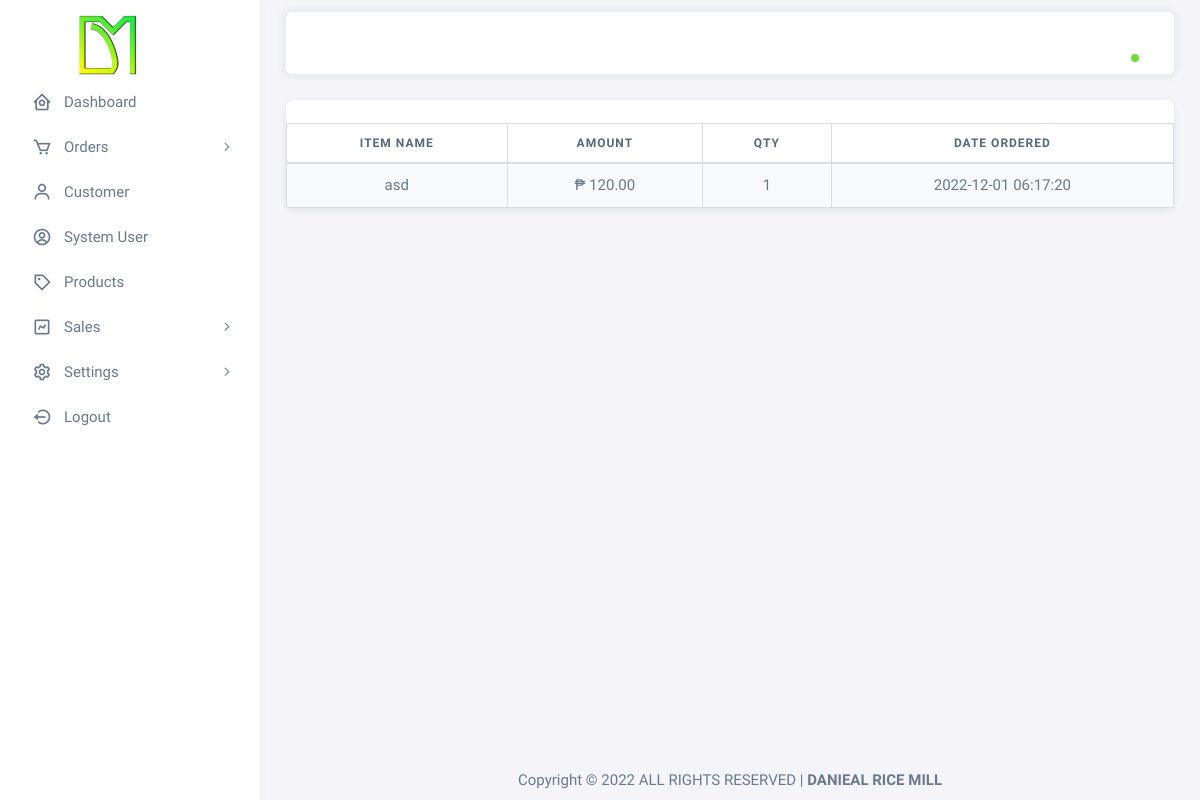
Before: /admin/sales.php (signed in) with the older database file.
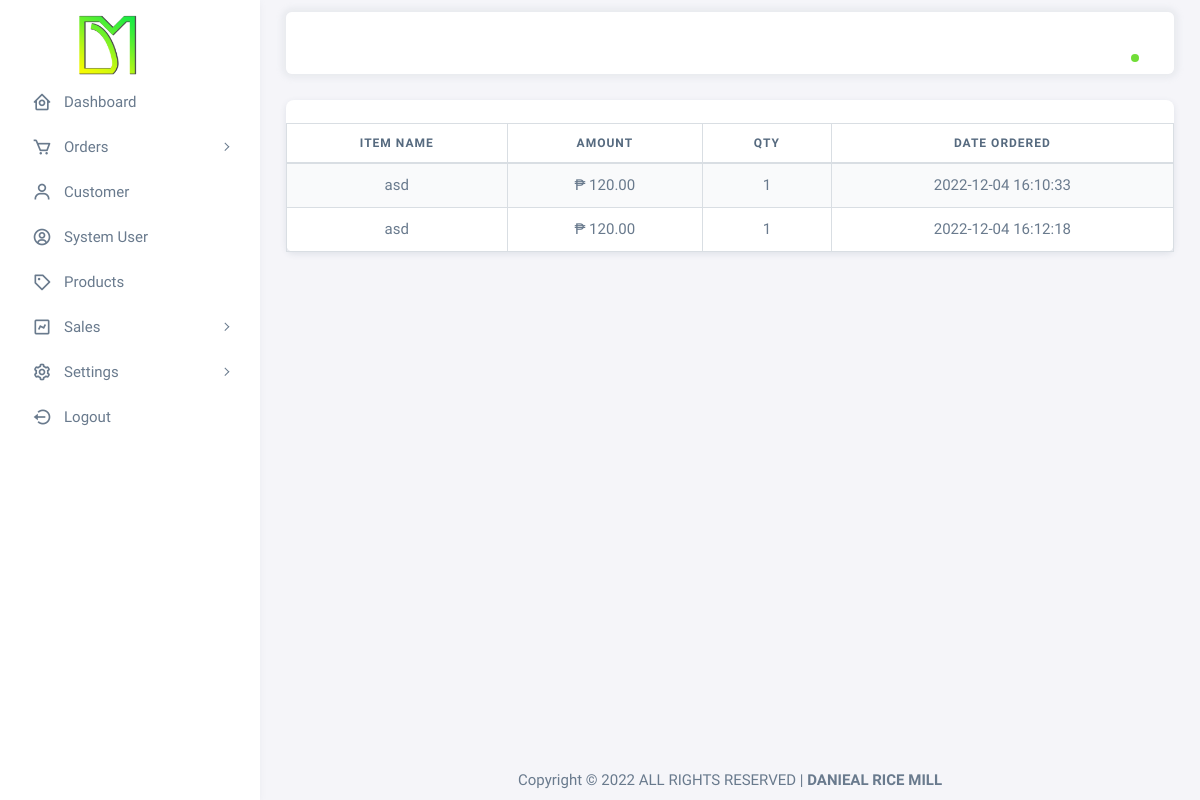
After: the same page with the newer database file.
### tables this page shows
CREATE TABLE `pos_settings` (
  `id` int(12) NOT NULL,
  `title` text NOT NULL,
  `email` text NOT NULL,
  `contact` text NOT NULL,
  `address` text NOT NULL,
  `facebook` text NOT NULL,
  `termscondition` text NOT NULL,
  `logo` text NOT NULL,
  `about` text NOT NULL,
  `faq` text NOT NULL
);

CREATE TABLE `pos_order` (
  `order_id` int(11) NOT NULL,
  `customer_id` int(11) NOT NULL,
  `trans_code` varchar(100) NOT NULL,
  `item_id` int(12) NOT NULL,
  `qty` int(11) NOT NULL,
  `size` varchar(12) NOT NULL,
  `mdate` varchar(50) NOT NULL,
  `edate` varchar(50) NOT NULL,
  `status` tinyint(1) NOT NULL,
  `created_by` int(11) NOT NULL,
  `created_at` datetime NOT NULL DEFAULT current_timestamp()
);

CREATE TABLE `pos_items` (
  `item_id` int(12) NOT NULL,
  `item_name` varchar(100) NOT NULL,
  `item_price` varchar(12) NOT NULL,
  `category` int(2) NOT NULL,
  `stock` int(11) NOT NULL,
  `small` int(11) NOT NULL,
  `meduim` int(11) NOT NULL,
  `large` int(11) NOT NULL,
  `xl` int(11) NOT NULL,
  `xxl` int(11) NOT NULL,
  `xxxl` int(11) NOT NULL,
  `description` text NOT NULL,
  `is_best_seller` int(11) NOT NULL,
  `is_hot` int(11) NOT NULL,
  `image` text NOT NULL,
  `is_active` int(1) NOT NULL,
  `mdate` varchar(50) NOT NULL,
  `edate` varchar(50) NOT NULL,
  `is_status` int(1) NOT NULL,
  `date_added` timestamp NOT NULL DEFAULT current_timestamp()
);

### admin/controller/inventory.php (called while the page is built, shortened)
<?php
include('../controller/database.php');
$sales = $mysqli->query("select a.* , b.*  FROM  pos_items a left join pos_order b on a.item_id = b.item_id where b.status =1");

### admin/sales.php (the view)
<?php include("header.php");?>
<?php include("nav.php");?>
<?php include('controller/inventory.php');?>
        <div class="content-wrapper">
          <div class="container-xxl flex-grow-1 container-p-y">
            <div class="row">
              <div class="col-lg-12 col-md-12 order-1">
		<div class="card">
		<br>
               <table class="table table-striped table-bordered" id="table_id_sales">
              <thead>
                <tr>
                  <th scope="col"  class="text-center">Item Name</th>
                  <th scope="col"  class="text-center">Amount</th>
                  <th scope="col"  class="text-center"> Qty</th>
                  <th scope="col"  class="text-center">Date Ordered</th>
                </tr>
              </thead>
              <tbody>
		<?php while($val = $sales->fetch_object()){ ?>
		  <tr>
                  <td class="text-center"><?php echo $val->item_name;?></td>
                  <td class="text-center"> ₱ <?php echo number_format($val->item_price * $val->qty,2);?></td>
                  <td class="text-center"><?php echo $val->qty;?></td>
                  <td class="text-center"><?php echo $val->created_at;?></td>
                </tr>
              <?php } ?>
              </tbody>
              </table>
              </div>
              </div>
            </div>
          </div>
  <?php include("footer.php");?>

### admin/header.php (shortened to what this page needs)
<!DOCTYPE html>
<html
  lang="en"
  class="light-style layout-menu-fixed"
  dir="ltr"
  data-theme="theme-default"
  data-assets-path="assets/"
  data-template="vertical-menu-template-free"
>
  <head>
	<?php
		include('../controller/database.php');
		$settings_val = $mysqli->query("SELECT * from pos_settings");
        $sval = $settings_val->fetch_row();
		?>
    <link rel="stylesheet" href="assets/vendor/fonts/boxicons.css" />
    <link rel="stylesheet" href="assets/vendor/css/core.css" class="template-customizer-core-css" />
    <link rel="stylesheet" href="assets/vendor/css/theme-default.css" class="template-customizer-theme-css" />
    <link rel="stylesheet" href="assets/css/demo.css" />
    <link href="assets/vendor/bootstrap-icons/bootstrap-icons.css" rel="stylesheet">
    <link href="assets/vendor/boxicons/css/boxicons.min.css" rel="stylesheet">
    <link rel="stylesheet" href="assets/vendor/libs/perfect-scrollbar/perfect-scrollbar.css" />
    <link rel="stylesheet" href="assets/vendor/libs/apex-charts/apex-charts.css" />
    <link href="assets/simple-datatables/style.css" rel="stylesheet">
    <link href="assets/datatable/datatables.min.css" rel="stylesheet">
    <link rel="stylesheet" href="https://cdnjs.cloudflare.com/ajax/libs/fullcalendar/1.6.4/fullcalendar.css">
  </head>

### admin/nav.php (shortened to what this page needs)
<body>
  <div class="layout-wrapper layout-content-navbar">
    <div class="layout-container">
      <aside id="layout-menu" class="layout-menu menu-vertical menu bg-menu-theme">
        <div class="app-brand demo">
          <a href="index.php" class="app-brand-link">
            <span class="app-brand-logo demo text-center">
		<center><img src="assets/logo/<?php echo $sval[7];?>" width="150px"></center>
            </span>
          </a>
        </div>
        <ul class="menu-inner py-1">
          <li class="menu-item <?php echo $index;?>">
            <a href="index.php" class="menu-link">
              <i class="menu-icon tf-icons bx bx-home-circle"></i>
              <div data-i18n="Analytics">Dashboard</div>
            </a>
          </li>
          <li class="menu-item <?php echo $order;?>">
            <a href="javascript:void(0);" class="menu-link menu-toggle">
              <i class="menu-icon tf-icons bx bx-cart"></i>
              <div data-i18n="Layouts">Orders</div>
            </a>
          </li>
	<li class="menu-item <?php echo $customer;?>">
            <a href="customer.php" class="menu-link">
              <i class="menu-icon tf-icons bx bx-user"></i>
              <div data-i18n="Analytics">Customer</div>
            </a>
          </li>
	<li class="menu-item <?php echo $users;?>">
            <a href="system-users.php" class="menu-link">
              <i class="menu-icon tf-icons bx bx-user-circle"></i>
              <div data-i18n="Analytics">System User</div>
            </a>
          </li>
	<li class="menu-item <?php echo $products;?>">
            <a href="products.php" class="menu-link">
              <i class="menu-icon tf-icons bx bx-purchase-tag"></i>
              <div data-i18n="Analytics">Products</div>
            </a>
          </li>
	<li class="menu-item <?php echo $reports;?>">
            <a href="javascript:void(0);" class="menu-link menu-toggle">
              <i class="menu-icon tf-icons bx bx-chart"></i>
              <div data-i18n="Misc">Sales</div>
            </a>
          </li>
	<li class="menu-item <?php echo $settings;?>">
            <a href="javascript:void(0);" class="menu-link menu-toggle">
              <i class="menu-icon tf-icons bx bx-cog"></i>
              <div data-i18n="Misc">Settings</div>
            </a>
          </li>
          <li class="menu-item">
            <a href="logout.php" class="menu-link">
              <i class="menu-icon tf-icons bx bx-log-out-circle"></i>
              <div data-i18n="Analytics">Logout</div>
            </a>
          </li>
        </ul>
      </aside>
      <div class="layout-page">
        <nav
          class="layout-navbar container-xxl navbar navbar-expand-xl navbar-detached align-items-center bg-navbar-theme"
          id="layout-navbar"
        >
          <div class="navbar-nav-right d-flex align-items-center" id="navbar-collapse">
            <ul class="navbar-nav flex-row align-items-center ms-auto">
              <li class="nav-item navbar-dropdown dropdown-user dropdown">
                <a class="nav-link dropdown-toggle hide-arrow" href="javascript:void(0);" data-bs-toggle="dropdown">
                  <div class="avatar avatar-online">
                  </div>
                </a>
              </li>
            </ul>
          </div>
        </nav>

### admin/footer.php (shortened to what this page needs)
            <footer class="content-footer footer bg-footer-theme">
              <div class="container-xxl d-flex flex-wrap justify-content-center py-2 flex-md-row flex-column">
                <div class="mb-2 mb-md-0">
                 Copyright © 2022 ALL RIGHTS RESERVED | <b> <?php echo $sval[1];?> </b>
              </div>
            </footer>
          </div>
        </div>
      </div>
    </div>
	<link rel="stylesheet" type="text/css" href="https://cdn.datatables.net/v/bs4/jszip-2.5.0/dt-1.10.20/b-1.6.1/b-colvis-1.6.1/b-html5-1.6.1/b-print-1.6.1/r-2.2.3/datatables.min.css" />
  </body>
</html>

### admin/assets/css/demo.css (style rules this page uses)
.menu .app-brand.demo { height: 64px; margin-top: 12px; }

Changed rows visible on the page:
removed pos_order: item.item_name "asd", $val->item_price * $val->qty "120.00", qty "1", created_at "2022-12-01 06:17:20"
added pos_order: item.item_name "asd", $val->item_price * $val->qty "120.00", qty "1", created_at "2022-12-04 16:10:33"
added pos_order: item.item_name "asd", $val->item_price * $val->qty "120.00", qty "1", created_at "2022-12-04 16:12:18"
